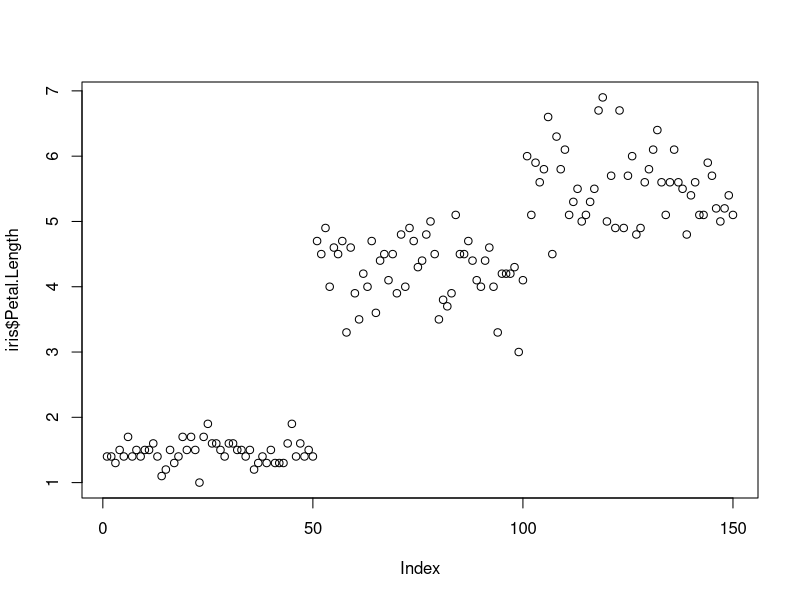
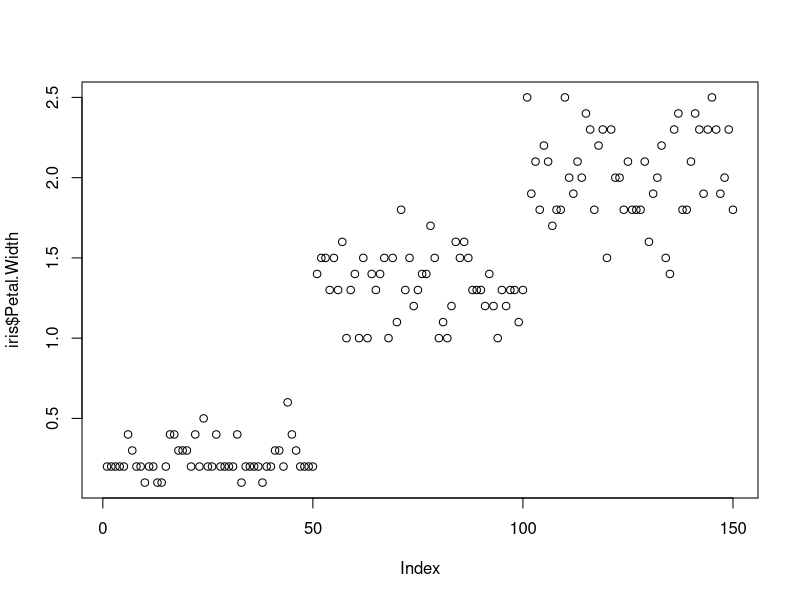
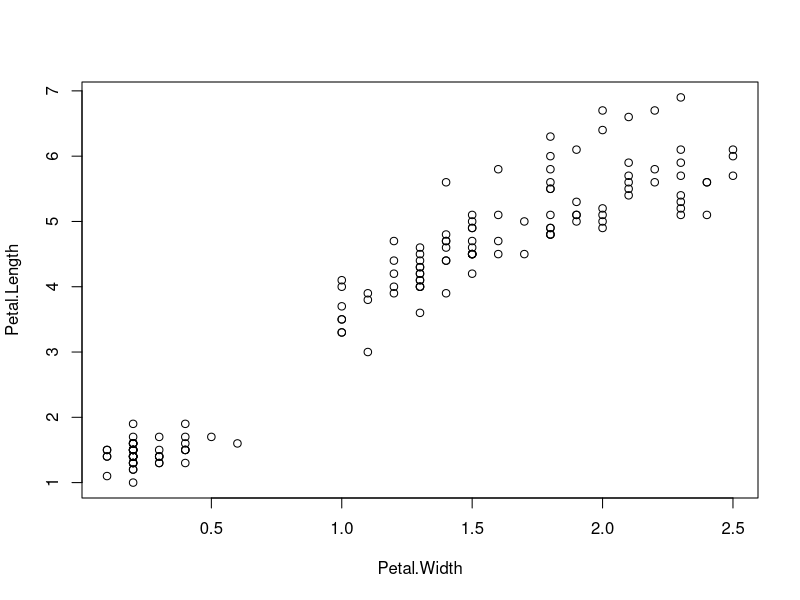
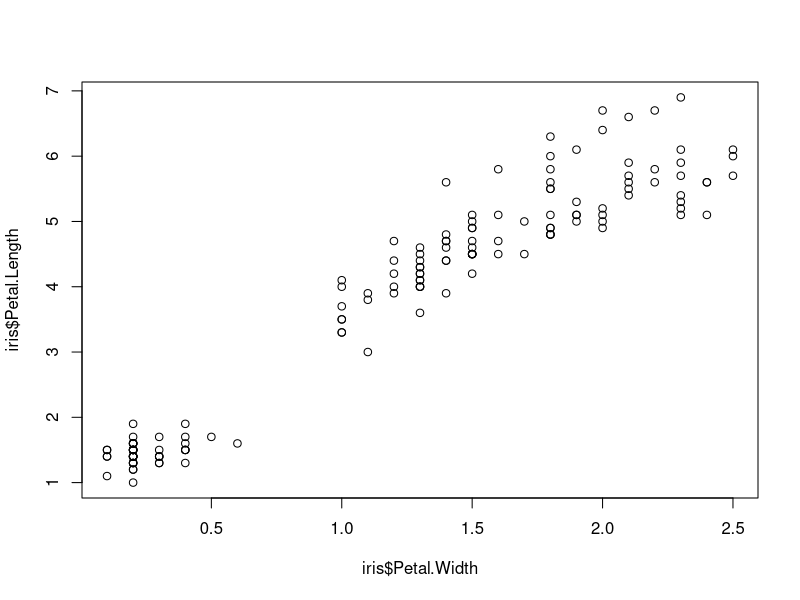
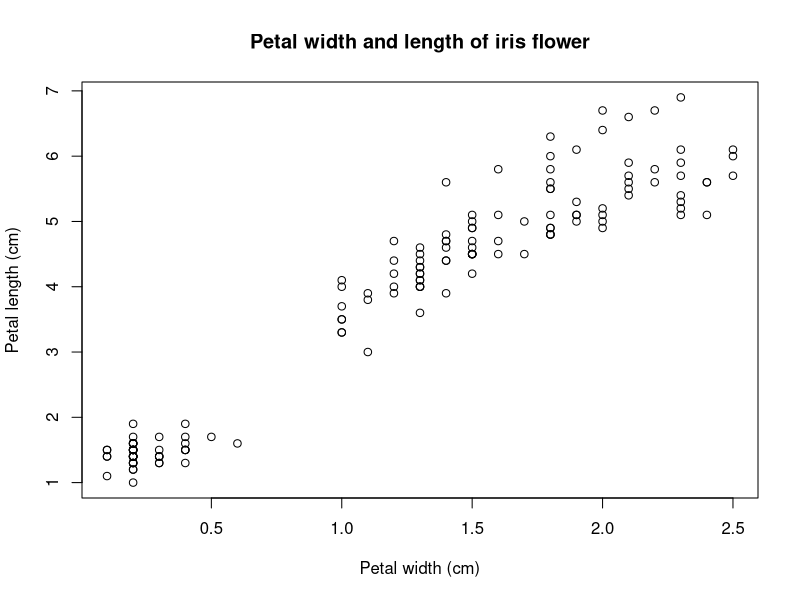
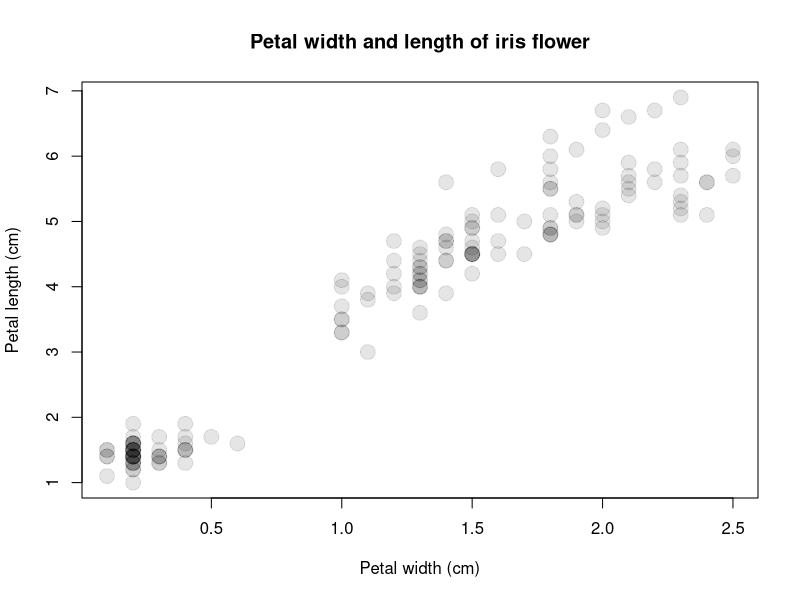
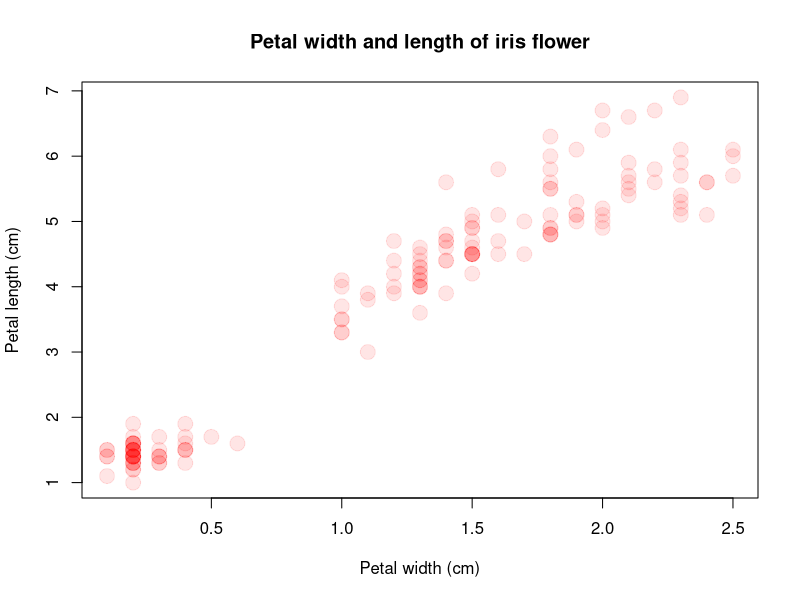
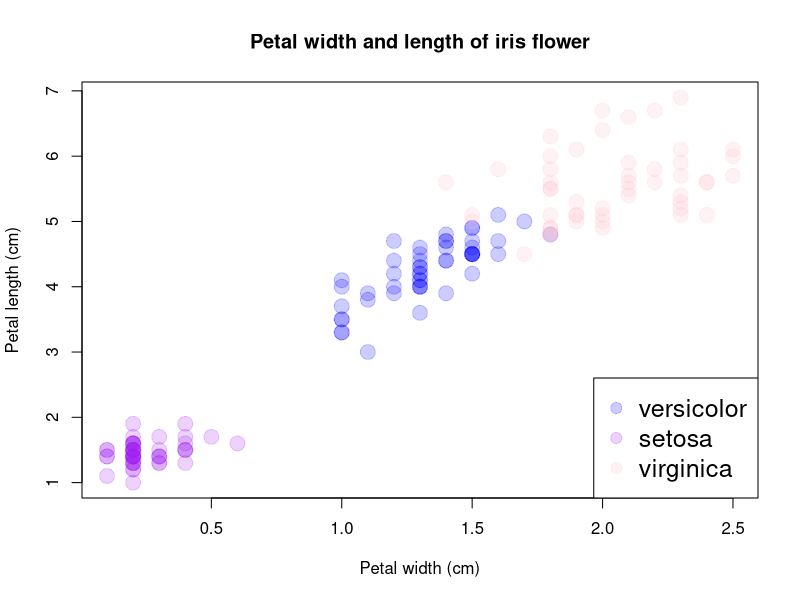

R code for these plots, in order: (Note: this script raises an error after producing the figures.)
# Topic 3: Plots

rm(list=ls())# clean all objects in memory

## Base plotting environment
### Point and line plots
data(iris)
plot(iris$Petal.Length) # index observation for Petal.Length
plot(iris$Petal.Width) # index observation for Petal.Width
plot(Petal.Length ~ Petal.Width, dat = iris) # pairwise
plot(iris$Petal.Length ~ iris$Petal.Width) # using the $ operator
plot(Petal.Length ~ Petal.Width, dat = iris,
     xlab = 'Petal width (cm)', # add label to x-axis 
     ylab = 'Petal length (cm)', # add label to y-axis 
     main = 'Petal width and length of iris flower') # add title

plot(Petal.Length ~ Petal.Width, dat = iris,
     xlab = 'Petal width (cm)', 
     ylab = 'Petal length (cm)', 
     main = 'Petal width and length of iris flower',
     pch = 19, cex=2, 
     col = rgb (0,0,0,0.10)) # set symbol types and color 

plot(Petal.Length ~ Petal.Width, dat = iris,
     xlab = 'Petal width (cm)', 
     ylab = 'Petal length (cm)', 
     main = 'Petal width and length of iris flower',
     pch = 19, cex=2, 
     col = rgb (1,0,0,0.10))  # set symbol types and color

col.iris<-ifelse(iris$Species=='setosa','purple',ifelse(iris$Species=='versicolor','blue','pink')) # symbols with condition
col.iris

library(scales) # function alpha()

plot(Petal.Length ~ Petal.Width, dat = iris,
     xlab = 'Petal width (cm)', 
     ylab = 'Petal length (cm)', 
     main = 'Petal width and length of iris flower',
     pch = 19, cex=2, 
     col = alpha(col.iris, 0.2)) # set symbol types and color 

legend(x="bottomright", pch= 19, cex=1.5, legend= c("versicolor","setosa", "virginica"), col=levels(as.factor(alpha(col.iris, 0.2))))

plot(Petal.Length ~ Petal.Width, dat = iris,
     xlab = 'Petal width (cm)', 
     ylab = 'Petal length (cm)', 
     main = 'Petal width and length of iris flower',
     pch = 19, cex=2, las=1, # las argument
     col = alpha(col.iris, 0.2)) # set up symbol types and their color 

ratio<-iris$Petal.Length/iris$Sepal.Width  # ratio between the length of petal and the width of Sepal
plot(Petal.Length ~ Petal.Width, dat = iris,
     xlab = 'Petal width (cm)', 
     ylab = 'Petal length (cm)', 
     main = 'Petal width and length of iris flower',
     cex.axis=1.0, cex.lab=1.5, cex.main=1.5,
     pch = 19, las=1, cex= ratio * 2, # incude this ratio in cex, multiply x2 to make it more visual
     col = alpha(col.iris, 0.2))
# looks like Sepal.Width is poorly informative in disriminating species

pairs(iris[1:4], pch=19, col = alpha(col.iris, 0.2))

iris<-iris[order(iris$Petal.Width),] # first order
blossom<-NULL
blossom$year <- 2010:2019                                               # 
blossom$count.alaska <- c(3, 1, 5, 2, 3, 8, 4, 7, 6, 9)
blossom$count.canada <- c(4, 6, 5, 7, 10, 8, 10, 11, 15, 17)
as.data.frame(blossom)
plot(count.alaska ~ year,dat = blossom, type='l',
     ylab = "No. of flower blossoming") 

plot(count.alaska ~ year,dat = blossom, type='b', pch=20,
     ylab = "No. of flower blossoming") 

plot(count.alaska ~ year,dat = blossom, type='b', pch=20,
     lty=2, lwd=0.5, col='red', ylab = "No. of flower blossoming") 

plot(count.alaska ~ year,dat = blossom, type='b', pch=20,
     lty=2, lwd=0.5, col='red', ylab = "No. of flower blossoming") 
lines(count.canada ~ year,dat = blossom, type='b', pch=20,
      lty=3, lwd=0.5, col='blue')

y.rng<-range(c(blossom$count.alaska, blossom$count.canada))

plot(count.alaska ~ year,dat = blossom, type='l', ylim = y.rng,
     lty=2, lwd=1, col='red', ylab = "No. of flower blossoming")

lines(count.canada ~ year,dat = blossom, lty=1, lwd=1, col='blue')

iris.ver<- subset(iris, Species == "versicolor")
iris.vir<- subset(iris, Species == "virginica")

y.rng <- range( c(iris.ver$Petal.Length, iris.vir$Petal.Length) , na.rm = TRUE) 
x.rng <- range( c(iris.ver$Petal.Width, iris.vir$Petal.width) , na.rm = TRUE) 


plot(Petal.Length ~ Petal.Width, dat = iris.ver,
     xlab = 'Petal width (cm)', 
     ylab = 'Petal length (cm)', 
     main = 'Petal width and length of iris flower',
     cex.axis=1.0, cex.lab=1.5, cex.main=1.5, type='n',
     xlim=x.rng,  ylim=y.rng) # Plot an empty plot


points(Petal.Length ~ Petal.Width, dat = iris.ver, pch = 20,cex=2, col = rgb(0,0,1,0.10)) # Add points for versicolor


points(Petal.Length ~ Petal.Width, dat = iris.vir, pch = 20,cex=2, col =  alpha('#fc03c6', 0.2)) # Add points for versicolor


legend("topleft", c("versicolor", "virginica"), pch = 19, cex=1.2, col = c(rgb(0,0,1,0.10), alpha('#fc03c6', 0.2))) # Add legend

### Boxplots
boxplot(iris$Sepal.Width, na.rm = TRUE)
boxplot(iris$Sepal.Width,iris$Sepal.Length, iris$Petal.Width,iris$Petal.Length, names = c("Sepal.Width", "Sepal.Length", "Petal.Length","Petal.Width"), main = "Iris flower traits")
boxplot(iris$Sepal.Width,iris$Sepal.Length, iris$Petal.Width,iris$Petal.Length, names = c("Sepal.Width", "Sepal.Length", "Petal.Length","Petal.Width"), main = "Iris flower traits",outline = FALSE, horizontal = TRUE )
boxplot(Sepal.Width ~ Species,iris)
iris$Species.ord <- reorder(iris$Species,iris$Sepal.Width, median)
levels(iris$Species.ord)
boxplot(Sepal.Width ~ Species.ord, iris)

### Histograms
hist(iris$Sepal.Width, xlab = "Width of Sepal", main = NA)
hist(iris$Sepal.Width, xlab = "Width of Sepal", main = NA, breaks=10)
n <- 10  # Define the number of bin
minx <- min(iris$Sepal.Width, na.rm = TRUE)
maxx <- max(iris$Sepal.Width, na.rm = TRUE)
bins <- seq(minx, maxx, length.out = n +1)
hist(iris$Sepal.Width, xlab = "Width of Sepal", main = NA, breaks = bins)

### Density plot
?density # kernel estimate
dens <- density(iris$Sepal.Width)
plot(dens, main = "Density distribution of the width of sepal")
dens <- density(iris$Sepal.Width, bw=0.05)
plot(dens, main = "Density distribution of the width of sepal")

### QQ plot
qqnorm(iris$Sepal.Width)
qqline(iris$Sepal.Width)

## Graphical options
par() # graphical options

par(bg="#FCE8C5", mar=c(4,4,4,4), pch = 19, las=1, cex=1.2, cex.main=1.2, cex.axis=1,cex.lab=1)

plot(Petal.Length ~ Petal.Width, dat = iris,
     xlab = 'Petal width (cm)', 
     ylab = 'Petal length (cm)', 
     main = 'Petal width and length of iris flower',
     col = alpha(col.iris, 0.2)) # set up symbol types and their color 

legend(x="bottomright", pch= 19, cex=0.8, legend= c("versicolor","setosa", "virginica"), col=levels(as.factor(alpha(col.iris, 0.2))))

dev.off()

## Exporting plot
tiff(filename = "Output/iris_plot.tif", width = 5, height = 6, units = "in", compression = "none", res = 300)

par(bg="#FCE8C5", mar=c(4,4,4,4), pch = 19, las=1, cex=1.2, cex.main=1.2, cex.axis=1,cex.lab=1)

plot(Petal.Length ~ Petal.Width, dat = iris,
     xlab = 'Petal width (cm)', 
     ylab = 'Petal length (cm)', 
     main = 'Petal width and length of iris flower',
     col = alpha(col.iris, 0.2)) # set up symbol types and their color 

legend(x="bottomright", pch= 19, cex=0.8, legend= c("versicolor","setosa", "virginica"), col=levels(as.factor(alpha(col.iris, 0.2))))

dev.off()

pdf(file= "Output/iris_plot.pdf", width = 5, height = 6)

par(bg="#FCE8C5", mar=c(4,4,4,4), pch = 19, las=1, cex=1.2, cex.main=1.2, cex.axis=1,cex.lab=1)

plot(Petal.Length ~ Petal.Width, dat = iris,
     xlab = 'Petal width (cm)', 
     ylab = 'Petal length (cm)', 
     main = 'Petal width and length of iris flower',
     col = alpha(col.iris, 0.2)) # set up symbol types and their color 

legend(x="bottomright", pch= 19, cex=0.8, legend= c("versicolor","setosa", "virginica"), col=levels(as.factor(alpha(col.iris, 0.2))))

dev.off()

## The `lattice` package
### Univariate distribution
library(lattice)
densityplot(~ Petal.Length| Species, iris, plot.points = "", layout=c(1,3))
histogram(~ Petal.Length| Species, iris, plot.points = "", nint = 20, layout=c(1,3))
qqmath(~ Petal.Length| Species, iris, plot.points = "", nint = 20, layout=c(3,1))
iris$variety<-rep(c(rep('pure',25), rep('hybrid',25)),3) # dummy variable
bwplot(Petal.Length ~  variety|Species, iris)

### Multivariate data
#### Scatter plots
xyplot(Sepal.Length + Sepal.Width ~ Petal.Length + Petal.Width | Species,
       data = iris, scales = "free", layout = c(2, 2), type=c("p","g"),
       auto.key = list(x = .6, y = .7, corner = c(0, 0)))

xyplot(Sepal.Length + Sepal.Width + Petal.Width ~ Petal.Length  | Species,
       data = iris, scales = "free", layout = c(2, 2), type=c("p","r"),
       auto.key = list(x = .6, y = .7, corner = c(0, 0)))

#### Basic line plots
xyplot(Sepal.Length + Sepal.Width + Petal.Width ~ Petal.Length  | Species, data = iris[order(iris$Petal.Length),], scales = "free", layout = c(2, 2), type=c("l"), auto.key = list(x = .6, y = .7, corner = c(0, 0)))

xyplot(Sepal.Length + Sepal.Width + Petal.Width ~ Petal.Length  | variety+Species, data = iris[order(iris$Petal.Length),], scales = "free", layout = c(3, 2), type=c("l"), auto.key = T)

trellis.par.get()



